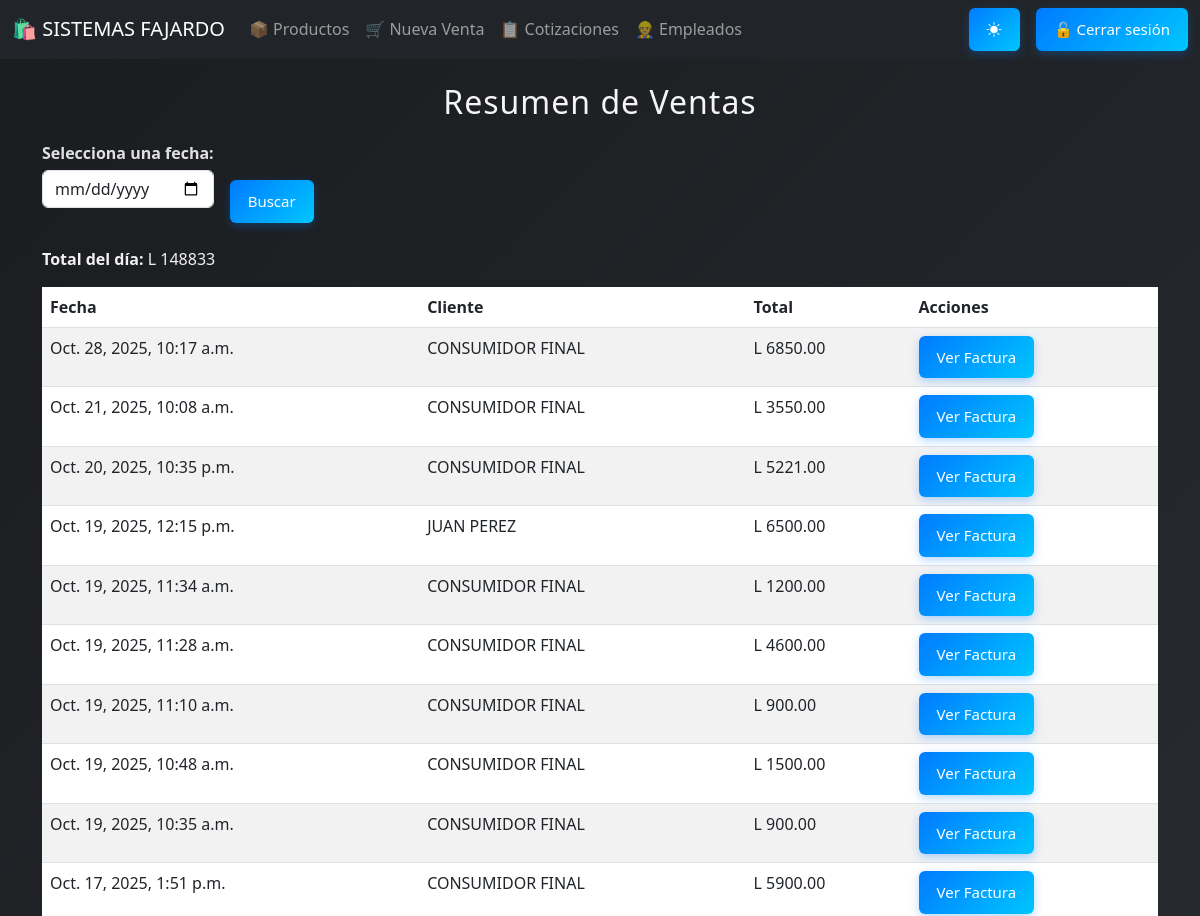
The app's page /ventas/ (signed in, upper part), older data.
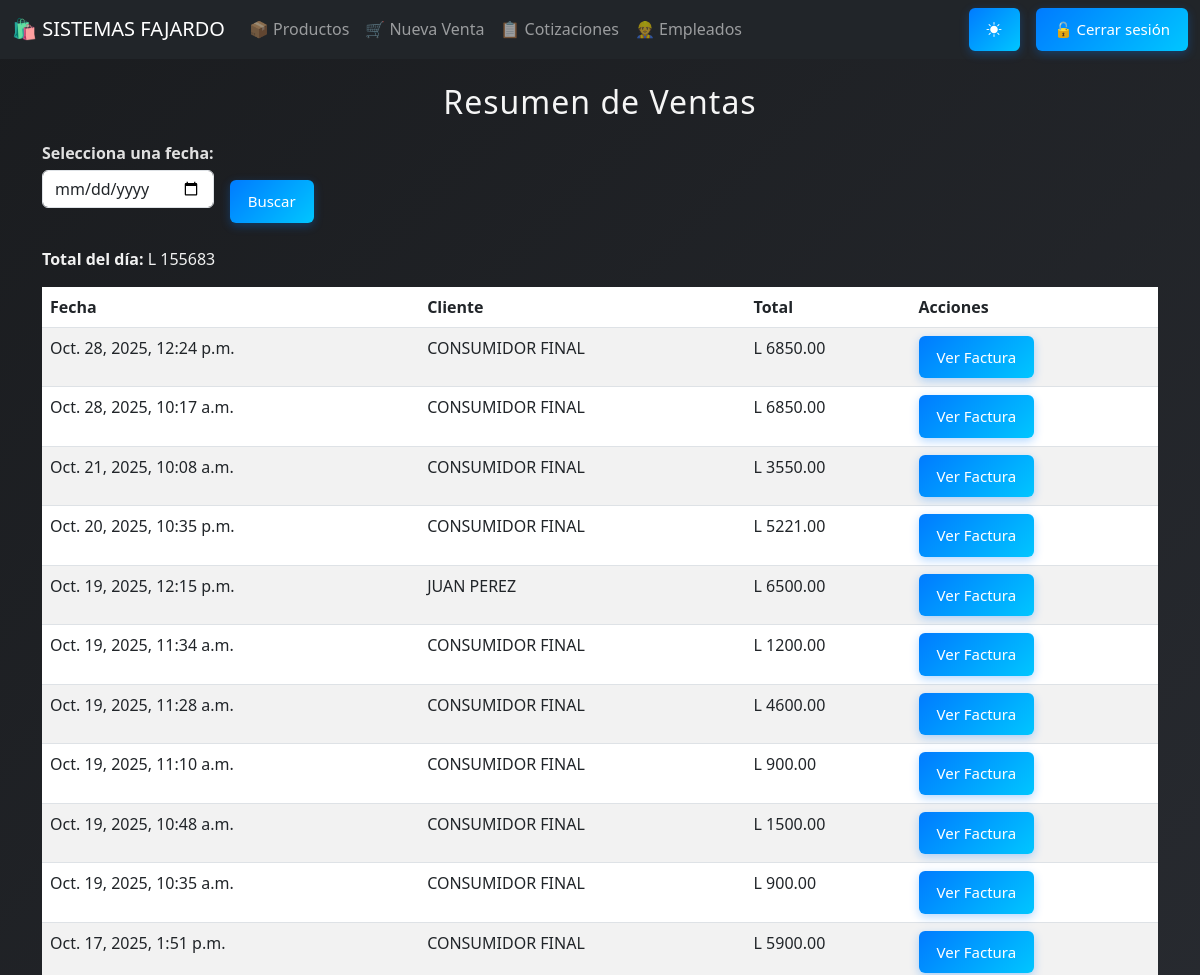
The same page, newer data.
### core/models.py (models this page shows, shortened)
class Venta(models.Model):
    fecha = models.DateTimeField(auto_now_add=True)
    total = models.DecimalField(max_digits=10, decimal_places=2, default=0)
    cliente = models.ForeignKey(
        'Cliente',  # o core.Cliente si está en otro app
        on_delete=models.SET_NULL,
        null=True,
        blank=True,
        default=None
    )
    tipo_pago = models.CharField(
        max_length=10,
        choices=[('contado', 'Contado'), ('credito', 'Crédito')],
        default='contado'
    )
    cai = models.ForeignKey(
        'CAI',
        on_delete=models.SET_NULL,
        null=True,
        blank=True
    )
    numero_factura = models.PositiveIntegerField(null=True, blank=True)

class Cliente(models.Model):
    nombre    = models.CharField(max_length=100)
    direccion = models.CharField(max_length=200, blank=True)
    telefono  = models.CharField(max_length=20, blank=True)
    correo    = models.EmailField(blank=True)

### core/views.py (the view)
# urls.py: path('ventas/', views.resumen_ventas, name='resumen_ventas'),
@login_required
@permission_required('core.view_venta', raise_exception=True)
def resumen_ventas(request):
    fecha_str = request.GET.get('fecha')
    ventas = []
    total_general = 0
    if fecha_str:
        try:
            fecha = datetime.strptime(fecha_str, '%Y-%m-%d').date()
            ventas = Venta.objects.filter(fecha__date=fecha).order_by('-fecha')
        except ValueError:
            ventas = Venta.objects.none()
    else:
        ventas = Venta.objects.all().order_by('-fecha')
    total_general = ventas.aggregate(Sum('total'))['total__sum'] or 0
    return render(request, 'resumen_ventas.html', {
        'ventas': ventas,
        'total_general': total_general,
        'fecha': fecha_str
    })

### core/templates/resumen_ventas.html (shortened to what this page needs)
{% extends 'base.html' %}
{% block content %}
<h2>Resumen de Ventas</h2>
<form method="get" class="row g-3 mb-4">
  <div class="col-auto">
    <label for="fecha">Selecciona una fecha:</label>
    <input type="date" name="fecha" id="fecha" value="{{ fecha }}" class="form-control">
  </div>
  <div class="col-auto align-self-end">
    <button type="submit" class="btn btn-primary">Buscar</button>
  </div>
</form>
<p><strong>Total del día:</strong> L {{ total_general }}</p>
<table class="table table-striped mt-3">
  <thead>
    <tr>
      <th>Fecha</th>
      <th>Cliente</th>
      <th>Total</th>
      <th>Acciones</th>
    </tr>
  </thead>
  <tbody>
    {% for venta in ventas %}
    <tr>
      <td>{{ venta.fecha}}</td>
      <td>{{ venta.cliente.nombre }}</td>
      <td>L {{ venta.total }}</td>
      <td>
        <a href="{% url 'factura' venta.id %}" class="btn btn-sm btn-outline-primary">Ver Factura</a>
      </td>
    </tr>
    {% empty %}
    <tr><td colspan="4">No hay ventas registradas en esta fecha.</td></tr>
    {% endfor %}
  </tbody>
</table>
{% endblock %}

Row changes from the older to the newer data that the page shows:
added Venta: fecha "Oct. 28, 2025, 12:24 p.m.", cliente.nombre "CONSUMIDOR FINAL", total "6850.00"
Text that changed along with them:
{{ total_general }}: "148833" → "155683"
